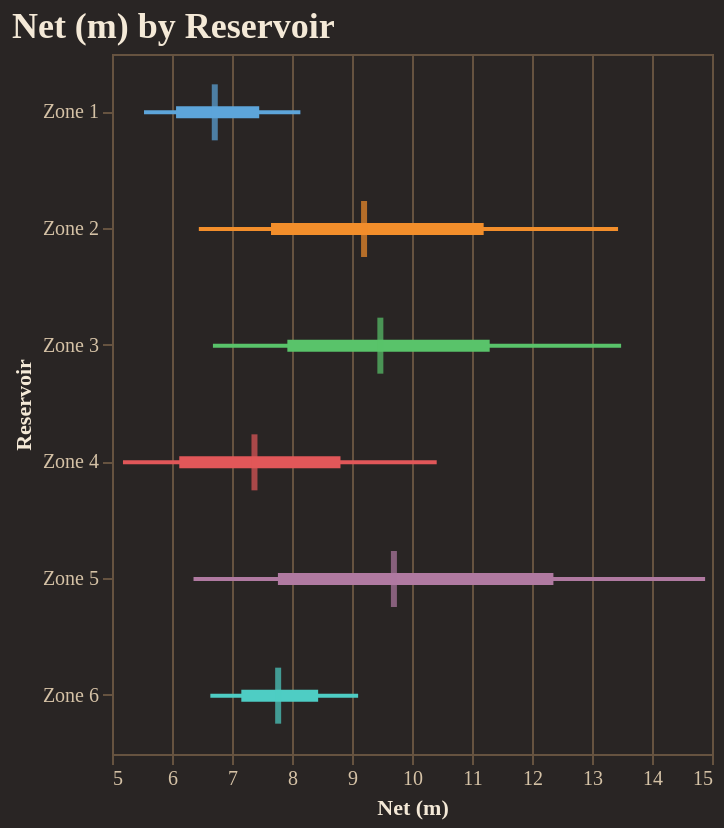

Notebook source saved alongside this figure:
### Code cell
fig = reporter.plotter.forest_plot(
    "Net (m)", 
    backend=PLOTTING_BACKEND
)
fig.show()

### Figure 1 — Vega-Lite specification as saved in the notebook (floating-point values rounded to 4 significant figures)
{"config": {"background": "#292524", "view": {"fill": "#292524", "stroke": "#665340"}, "title": {"color": "#f4e9d7", "font": "Merriweather", "fontSize": 18, "fontWeight": 600, "subtitleColor": "#d5c2a6", "anchor": "start"}, "axis": {"domainColor": "#665340", "gridColor": "#665340", "tickColor": "#665340", "labelColor": "#d5c2a6", "titleColor": "#f4e9d7", "labelFont": "Merriweather", "titleFont": "Merriweather"}, "legend": {"titleColor": "#f4e9d7", "labelColor": "#d5c2a6", "labelFont": "Merriweather", "titleFont": "Merriweather", "orient": "top-right", "symbolType": "circle"}, "header": {"labelColor": "#d5c2a6", "titleColor": "#f4e9d7", "labelFont": "Merriweather", "titleFont": "Merriweather"}, "mark": {"color": "#c78d3b"}, "line": {"color": "#c78d3b"}, "bar": {"color": "#c78d3b"}, "point": {"color": "#ddb06d"}, "area": {"color": "#c78d3b", "opacity": 0.35}, "text": {"color": "#f4e9d7", "font": "Merriweather"}, "range": {"category": ["#5DA5DA", "#F28E2B", "#59C36A", "#E15759", "#B07AA1", "#4ECDC4", "#FF9DA7", "#EDC948"]}}, "layer": [{"mark": {"type": "rule", "strokeWidth": 2}, "encoding": {"color": {"field": "group", "legend": null, "type": "nominal"}, "x": {"field": "p10", "scale": {"zero": false}, "title": "Net (m)", "type": "quantitative"}, "x2": {"field": "p90"}, "y": {"field": "group", "sort": ["Zone 1", "Zone 2", "Zone 3", "Zone 4", "Zone 5", "Zone 6"], "title": "Reservoir", "type": "nominal"}}}, {"mark": {"type": "rule", "strokeWidth": 6}, "encoding": {"color": {"field": "group", "legend": null, "type": "nominal"}, "x": {"field": "p25", "scale": {"zero": false}, "title": "Net (m)", "type": "quantitative"}, "x2": {"field": "p75"}, "y": {"field": "group", "sort": ["Zone 1", "Zone 2", "Zone 3", "Zone 4", "Zone 5", "Zone 6"], "title": "Reservoir", "type": "nominal"}}}, {"mark": {"type": "tick", "color": "black", "size": 28, "thickness": 3}, "encoding": {"color": {"field": "group", "legend": null, "type": "nominal"}, "tooltip": [{"field": "group", "title": "Group", "type": "nominal"}, {"field": "p10", "title": "P10", "type": "quantitative"}, {"field": "p25", "title": "P25", "type": "quantitative"}, {"field": "median", "title": "Median", "type": "quantitative"}, {"field": "p75", "title": "P75", "type": "quantitative"}, {"field": "p90", "title": "P90", "type": "quantitative"}], "x": {"field": "median", "scale": {"zero": false}, "title": "Net (m)", "type": "quantitative"}, "y": {"field": "group", "sort": ["Zone 1", "Zone 2", "Zone 3", "Zone 4", "Zone 5", "Zone 6"], "title": "Reservoir", "type": "nominal"}}}], "data": {"name": "data-18622912ce51dfd247dee88f2fb41b82"}, "height": 350, "title": "Net (m) by Reservoir", "width": "container", "$schema": "https://vega.github.io/schema/vega-lite/v5.20.1.json", "datasets": {"data-18622912ce51dfd247dee88f2fb41b82": [{"group": "Zone 1", "p10": 5.534, "p25": 6.068, "median": 6.713, "p75": 7.454, "p90": 8.14}, {"group": "Zone 2", "p10": 6.447, "p25": 7.65, "median": 9.201, "p75": 11.19, "p90": 13.43}, {"group": "Zone 3", "p10": 6.682, "p25": 7.922, "median": 9.473, "p75": 11.29, "p90": 13.49}, {"group": "Zone 4", "p10": 5.183, "p25": 6.121, "median": 7.374, "p75": 8.808, "p90": 10.41}, {"group": "Zone 5", "p10": 6.359, "p25": 7.765, "median": 9.698, "p75": 12.36, "p90": 14.89}, {"group": "Zone 6", "p10": 6.639, "p25": 7.155, "median": 7.769, "p75": 8.436, "p90": 9.102}]}}
